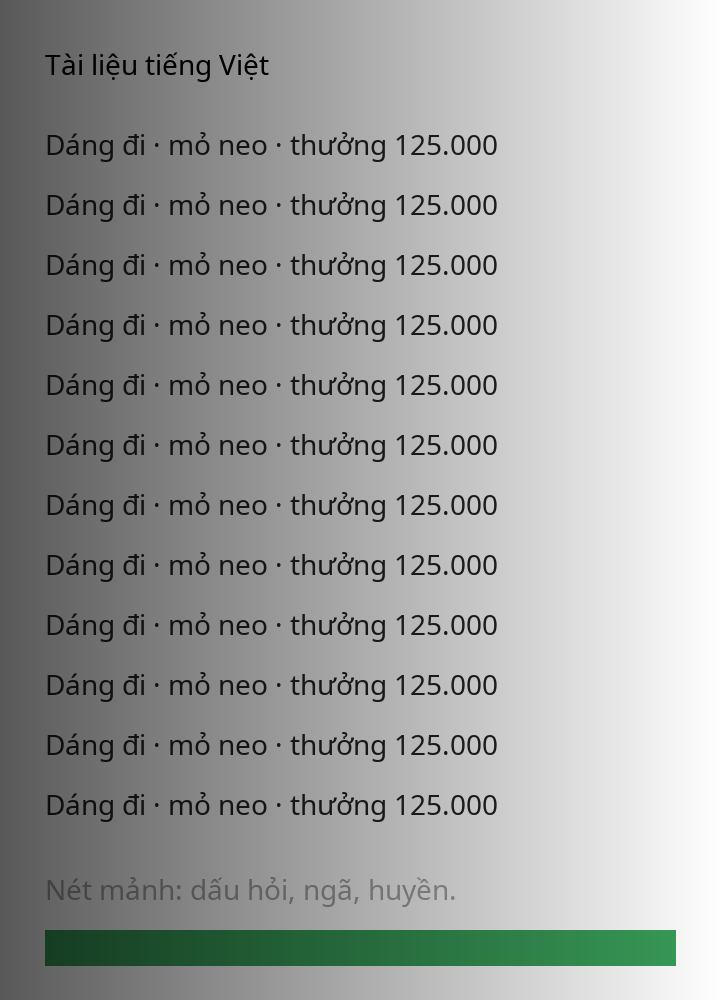
#> input picture experiments/assets/synthetic-0-input.png, 720 x 1000 px
$ python -i image_filters.py   (imports and definitions only)
#> lines starting #> are read from the running program, lines starting #| are printed output that depends on the picture
#> further down, picture is the input picture: shape (1000, 720, 3); mean B, G, R 162.5, 163.9, 161.8
"""Document display filters; all operate on original pixels, no text generation."""
import cv2
import numpy as np

def legacy_clean(image):
    gray=cv2.cvtColor(image,cv2.COLOR_BGR2GRAY)
    return cv2.cvtColor(cv2.divide(gray,cv2.GaussianBlur(gray,(0,0),25),scale=245),cv2.COLOR_GRAY2BGR)

def paper_color(image):
    h,w=image.shape[:2];scale=min(1,768/max(h,w))
#> after `h, w = image.shape[:2]`: h = 1000; w = 720
#> after `scale = min(1, 768 / max(h, w))`: scale = 0.768
    small=cv2.resize(image,(max(20,round(w*scale)),max(20,round(h*scale))))
    gray=cv2.cvtColor(small,cv2.COLOR_BGR2GRAY)
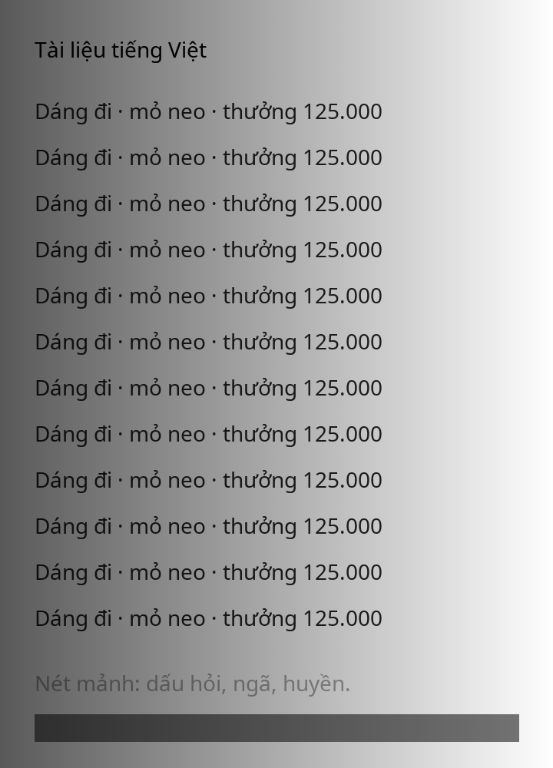
#> gray: shape (768, 553); min 0, max 254, mean 163.1
    # Closing removes dark strokes before illumination estimation, avoiding text halos.
    background=cv2.morphologyEx(gray,cv2.MORPH_CLOSE,cv2.getStructuringElement(cv2.MORPH_ELLIPSE,(31,31)))
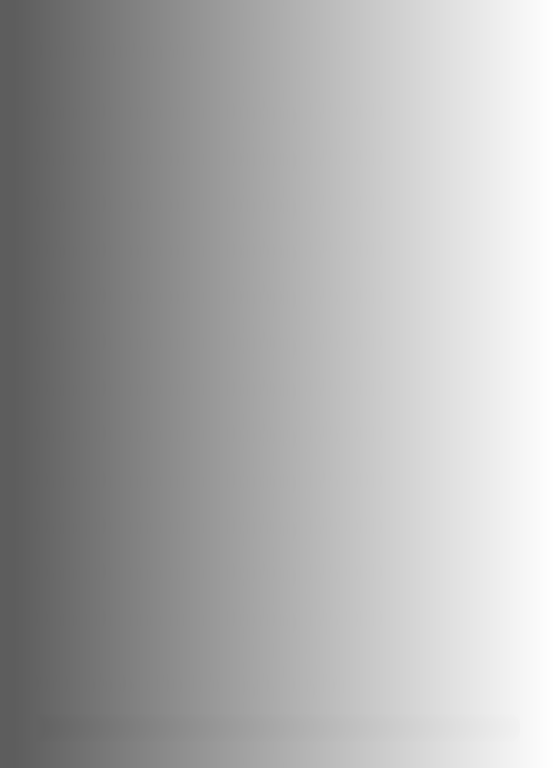
#> background: shape (768, 553); min 93, max 254, mean 171.5
    background=cv2.medianBlur(background,31)
    background=cv2.GaussianBlur(background,(0,0),5)
    background=cv2.resize(background,(w,h),interpolation=cv2.INTER_CUBIC).astype(np.float32)
#> background: shape (1000, 720) float32
    hsv=cv2.cvtColor(small,cv2.COLOR_BGR2HSV)
#> hsv: shape (768, 553, 3); mean H, S, V 2.2, 5.2, 163.9
    whites=small[(gray>=np.percentile(gray,75))&(hsv[:,:,1]<70)]
    balance=np.ones(3,np.float32)
    if len(whites)>30:
        median=np.median(whites,axis=0);balance=np.clip(np.max(median)/np.maximum(median,1),.9,1.15)
#> after `median = np.median(whites, axis=0)`: median = [233, 233, 233]
#> after `balance = np.clip(np.max(median) / np.maximum(median, 1), 0.9, 1.15)`: balance = [1, 1, 1]
    corrected=image.astype(np.float32)*balance[None,None,:]
    gain=np.clip(252/np.maximum(background,50),.8,3.2)
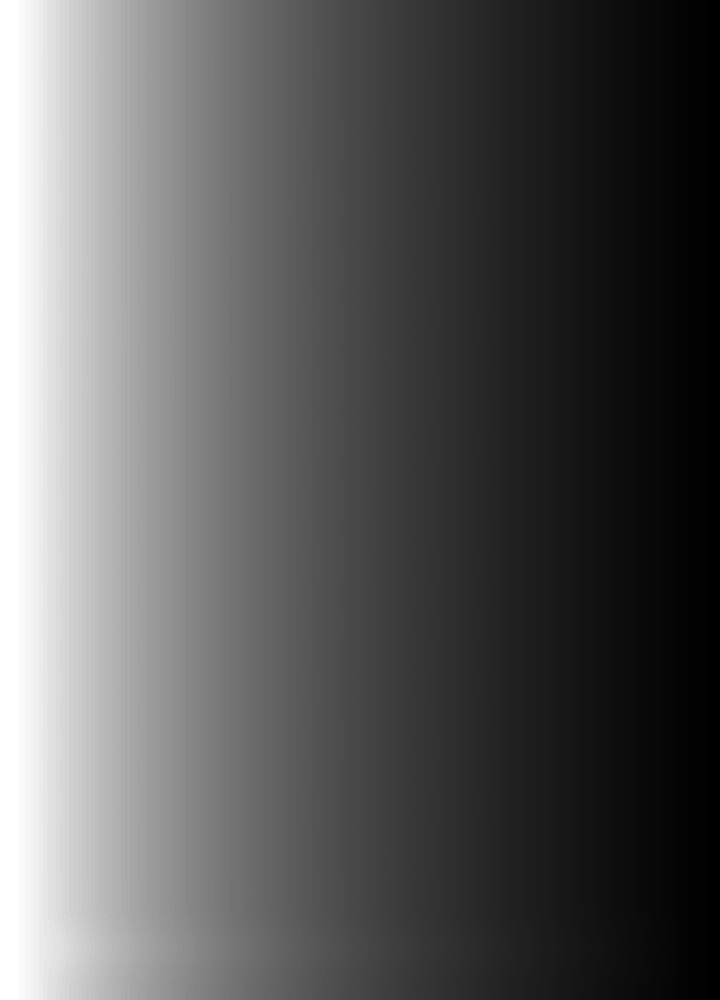
#> gain: shape (1000, 720) float32; min 0.996, max 2.71, mean 1.6; drawn with min black and max white
    corrected=np.clip(corrected*gain[:,:,None],0,255)
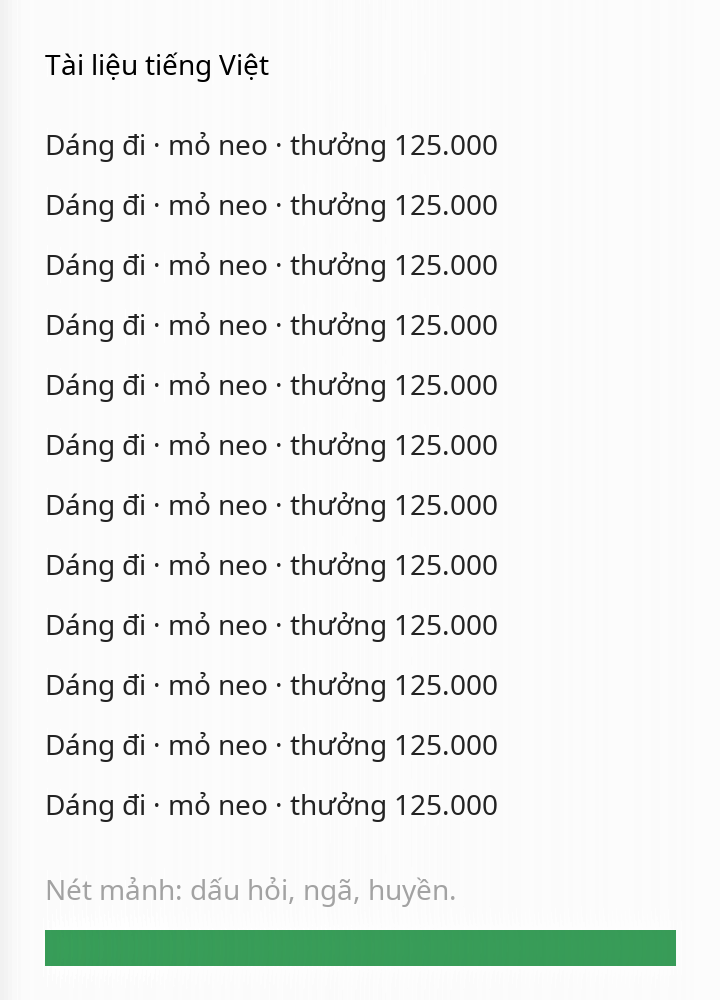
#> corrected: shape (1000, 720, 3) float64; mean B, G, R 237.6, 239.7, 236.5
    # Gentle tone curve keeps faint gray marks while whitening flat paper.
    return np.clip((corrected-5)*255/247,0,255).astype(np.uint8)

def paper_gray(image):
    color=paper_color(image)
    gray=cv2.cvtColor(color,cv2.COLOR_BGR2GRAY)
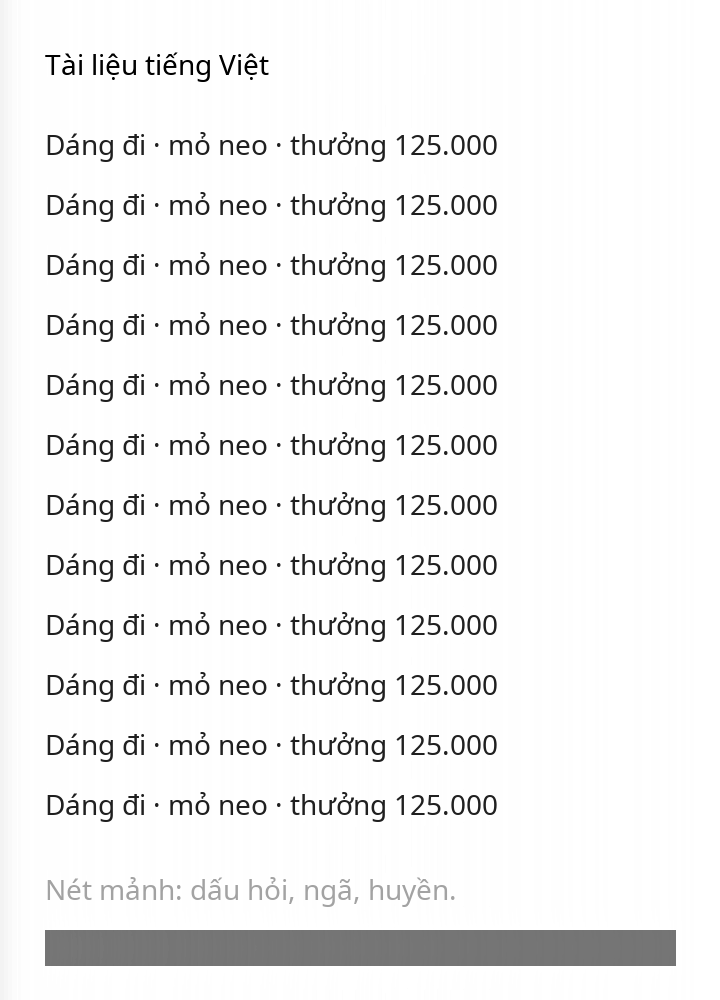
#> gray: shape (1000, 720); min 0, max 255, mean 240.5
    return cv2.cvtColor(gray,cv2.COLOR_GRAY2BGR)

def paper_bw(image):
    gray=cv2.cvtColor(paper_color(image),cv2.COLOR_BGR2GRAY).astype(np.float32)
    window=41
    mean=cv2.boxFilter(gray,-1,(window,window),normalize=True,borderType=cv2.BORDER_REFLECT)
    std=np.sqrt(np.maximum(0,cv2.boxFilter(gray*gray,-1,(window,window),normalize=True)-mean*mean))
    threshold=mean*(1+.12*(std/128-1))
    return cv2.cvtColor(np.where(gray<threshold,0,255).astype(np.uint8),cv2.COLOR_GRAY2BGR)

>>> import cv2
>>> picture = cv2.imread('../experiments/assets/synthetic-0-input.png')
>>> result = paper_gray(picture)
